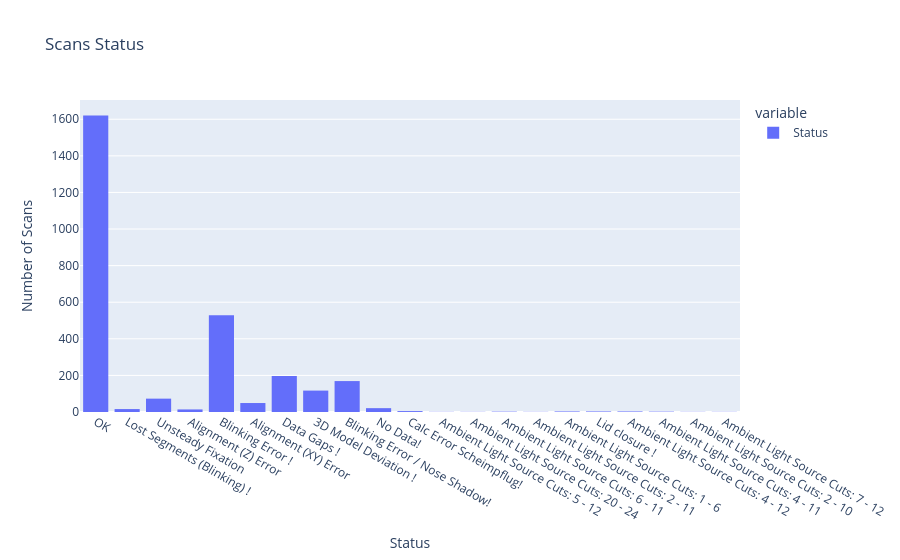

Notebook code cell kept with this figure:
### Markdown cell above
### Scan Status

### Code cell
#Scan Status
print(f'# Total scans {len(df)}\n# Filtered STATUS==OK: {len(df[df["Status"]=="OK"])}')
print(f'# Patients {len(df.id.unique())} \n# Patients STATUS==OK: {len(df[df["Status"]=="OK"].id.unique())}')
pex.histogram(df['Status'], title='Scans Status ').update_layout(
    xaxis_title="Status", yaxis_title="Number of Scans")

### Figure 1 — Plotly figure (JSON) as saved in the notebook; plotly's stock layout.template omitted (floating-point values rounded to 4 significant figures; data arrays with more than 128 entries replaced by an {"elided": "..."} marker saying what was removed)
{"data": [{"alignmentgroup": "True", "bingroup": "x", "hovertemplate": "variable=Status<br>value=%{x}<br>count=%{y}<extra></extra>", "legendgroup": "Status", "marker": {"color": "#636efa", "pattern": {"shape": ""}}, "name": "Status", "offsetgroup": "Status", "orientation": "v", "showlegend": true, "type": "histogram", "x": {"elided": "2828 str values"}, "xaxis": "x", "yaxis": "y"}], "layout": {"barmode": "relative", "legend": {"title": {"text": "variable"}, "tracegroupgap": 0}, "title": {"text": "Scans Status "}, "xaxis": {"anchor": "y", "domain": [0, 1], "title": {"text": "Status"}}, "yaxis": {"anchor": "x", "domain": [0, 1], "title": {"text": "Number of Scans"}}}}
